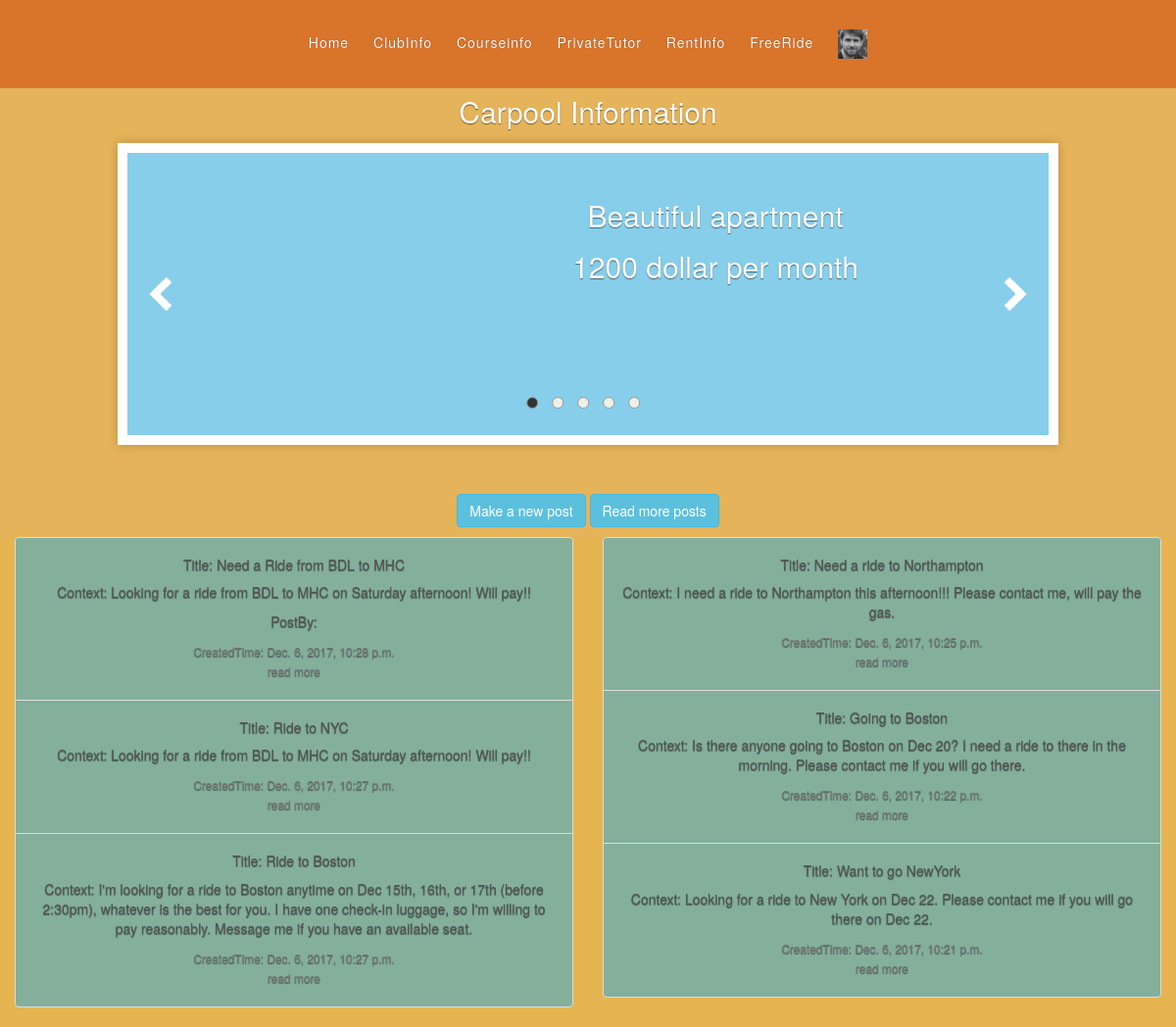
Page /InfoTrack/freeride/ (signed in) on the committed database.
### InfoTrack/models.py (models this page shows, shortened)
class Post(models.Model):
    title = models.CharField(max_length = 200, help_text ="Your post title.",blank = True)
    context = models.TextField(help_text ="What is in your mind?",blank = True)
    time = models.DateTimeField(auto_now_add = True)
    image = models.ImageField(upload_to='profile_image', blank=True)
    video = models.URLField(blank=True)
    user = models.ForeignKey(User, null=True)
    TYPE_OF_POST = (
        ("---","---"),
        ('clubinfo', 'ClubInfo'),
        ('courseinfo', 'CourseInfo'),
        ('lookforride', 'FreeRide'),
        ('tutor', 'TutorInfo'),
        ('rent', 'RentInfo')
    )
    PostType = models.CharField(max_length=50, choices=TYPE_OF_POST, default='---')
    class Meta:
        ordering = ["time"]

### InfoTrack/views.py (the view)
@login_required
def freeride(request):
    try:
        posts = Post.objects.filter(PostType='lookforride').order_by('-time')[:6]
        latests = Post.objects.all().order_by('-time')[:5]
    except Post.DoesNotExist:
        raise Http404("Post does not exist")
    args ={
        'posts0' : posts[0],
        'posts1' : posts[1],
        'posts2' : posts[2],
        'posts3' : posts[3],
        'posts4' : posts[4],
        'posts5' : posts[5],
        'latests0' : latests[0],
        'latests1' : latests[1],
        'latests2' : latests[2],
        'latests3' : latests[3],
        'latests4' : latests[4]
        }
    return render(
        request,
        'sections/freeride.html',
        args
        )

### InfoTrack/templates/sections/freeride.html (shortened to what this page needs)
{% extends "base.html" %}
{%block latests0%}
<br>
<a href="{% url 'InfoTrack:post_detail' pk=latests0.pk %}">
<div class="container" align = "center">
      <p>{{ latests0.title }}</p >
      <p>{{ latests0.context }}</p >
</div>
</a>
{%endblock%}
{%block latests1%}
<br>
{%endblock%}
<p>{%block section%}Carpool Information {%endblock%}</p>
<h5>{% block post_title1%} {{ posts0.title }} {%endblock%}</h5>
<small>{% block post_day1%} {{ posts0.time }} {%endblock%}</small>
<p>{% block post_context1%} {{ posts0.context }} {%endblock%}</p >
<h5>{% block post_title2%} {{ posts1.title }} {%endblock%}</h5>
<small>{% block post_day2%} {{ posts1.time }} {%endblock%}</small>
<p>{% block post_context2%} {{ posts1.context }} {%endblock%}</p >
<h5>{% block post_title3%} {{ posts2.title }} {%endblock%}</h5>
<small>{% block post_day3%} {{ posts2.time }} {%endblock%}</small>
<p>{% block post_context3%} {{ posts2.context }} {%endblock%}</p >
<h5>{% block post_title4%} {{ posts3.title }} {%endblock%}</h5>
<small>{% block post_day4%} {{ posts3.time }} {%endblock%}</small>
<p>{% block post_context4%} {{ posts3.context }} {%endblock%}</p >
<h5>{% block post_title5%} {{ posts4.title }} {%endblock%}</h5>
<small>{% block post_day5%} {{ posts4.time }} {%endblock%}</small>
<p>{% block post_context5%} {{ posts4.context }} {%endblock%}</p >
<h5>{% block post_title6%} {{ posts5.title }} {%endblock%}</h5>
<small>{% block post_day6%} {{ posts5.time }} {%endblock%}</small>
<p>{% block post_context6%} {{ posts5.context }} {%endblock%}</p >

### InfoTrack/static/css/base_test_style.css (style rules this page uses)
a, a:focus, a:hover { color: #fff; }
html, body { height: 100%; background-color: rgba(230,180,80,1.00) }
body { color: #fff; text-align: center; text-shadow: 0 .05rem .1rem rgba(0,0,0,.5); }
*, *::before, *::after { box-sizing: border-box; }
body { margin: 0; padding: 0; background-color: rgba(229,179,89,1.00); }
div { box-sizing: border-box; }

### rows in the picture
Post: title "Beautiful apartment", context "1200 dollar per month"
Post: title "Need a Ride from BDL to MHC", context "Looking for a ride from BDL to MHC on Saturday afternoon! Will pay!!", time "Dec. 6, 2017, 10:28 p.m."
Post: title "Ride to NYC", context "Looking for a ride from BDL to MHC on Saturday afternoon! Will pay!!", time "Dec. 6, 2017, 10:27 p.m."
Post: title "Ride to Boston", context "I'm looking for a ride to Boston anytime on Dec 15th, 16th, or 17th (before 2:30pm), whatever is the best for you. I have one check-in luggage, so I'm willing to pay reasonably. Message me if you have an available seat.", time "Dec. 6, 2017, 10:27 p.m."
Post: title "Need a ride to Northampton", context "I need a ride to Northampton this afternoon!!! Please contact me, will pay the gas.", time "Dec. 6, 2017, 10:25 p.m."
Post: title "Going to Boston", context "Is there anyone going to Boston on Dec 20? I need a ride to there in the morning. Please contact me if you will go there.", time "Dec. 6, 2017, 10:22 p.m."
Post: title "Want to go NewYork", context "Looking for a ride to New York on Dec 22. Please contact me if you will go there on Dec 22.", time "Dec. 6, 2017, 10:21 p.m."
